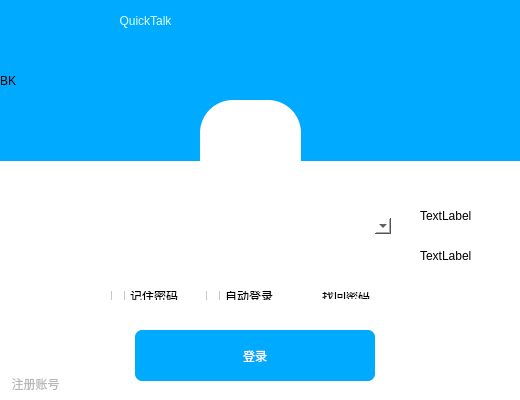
<?xml version="1.0" encoding="UTF-8"?>
<ui version="4.0">
 <class>Login</class>
 <widget class="QWidget" name="Login">
  <property name="geometry">
   <rect>
    <x>0</x>
    <y>0</y>
    <width>520</width>
    <height>400</height>
   </rect>
  </property>
  <property name="windowTitle">
   <string>Login</string>
  </property>
  <widget class="QWidget" name="widget" native="true">
   <property name="geometry">
    <rect>
     <x>0</x>
     <y>0</y>
     <width>520</width>
     <height>400</height>
    </rect>
   </property>
   <property name="styleSheet">
    <string notr="true">background-color: rgb(255, 255, 255)</string>
   </property>
   <widget class="QWidget" name="horizontalLayoutWidget">
    <property name="geometry">
     <rect>
      <x>100</x>
      <y>280</y>
      <width>301</width>
      <height>31</height>
     </rect>
    </property>
    <layout class="QHBoxLayout" name="horizontalLayout" stretch="0,0,0">
     <property name="spacing">
      <number>7</number>
     </property>
     <item>
      <widget class="QCheckBox" name="checkBox">
       <property name="styleSheet">
        <string notr="true"/>
       </property>
       <property name="text">
        <string>记住密码</string>
       </property>
      </widget>
     </item>
     <item>
      <widget class="QCheckBox" name="checkBox_2">
       <property name="text">
        <string>自动登录</string>
       </property>
      </widget>
     </item>
     <item>
      <widget class="QPushButton" name="pushButton">
       <property name="text">
        <string>找回密码</string>
       </property>
       <property name="flat">
        <bool>true</bool>
       </property>
      </widget>
     </item>
    </layout>
   </widget>
   <widget class="QPushButton" name="login">
    <property name="geometry">
     <rect>
      <x>135</x>
      <y>330</y>
      <width>240</width>
      <height>51</height>
     </rect>
    </property>
    <property name="styleSheet">
     <string notr="true">QPushButton{font: 18pt &quot;楷体_GB2312&quot;;background-color:rgb(0, 170, 255);border-radius: 7px; color: rgb(255, 255, 255);}
QPushButton:hover { background-color: rgb(0, 150, 255); }

</string>
    </property>
    <property name="text">
     <string>登录</string>
    </property>
    <property name="flat">
     <bool>false</bool>
    </property>
   </widget>
   <widget class="QPushButton" name="enroll">
    <property name="geometry">
     <rect>
      <x>0</x>
      <y>370</y>
      <width>71</width>
      <height>28</height>
     </rect>
    </property>
    <property name="styleSheet">
     <string notr="true">color: rgb(184, 184, 184);</string>
    </property>
    <property name="text">
     <string>注册账号</string>
    </property>
    <property name="flat">
     <bool>true</bool>
    </property>
   </widget>
   <widget class="QPushButton" name="QRcode">
    <property name="geometry">
     <rect>
      <x>480</x>
      <y>370</y>
      <width>31</width>
      <height>28</height>
     </rect>
    </property>
    <property name="text">
     <string/>
    </property>
    <property name="icon">
     <iconset resource="image.qrc">
      <normaloff>:/image/erweima.png</normaloff>:/image/erweima.png</iconset>
    </property>
    <property name="iconSize">
     <size>
      <width>30</width>
      <height>30</height>
     </size>
    </property>
    <property name="flat">
     <bool>true</bool>
    </property>
   </widget>
   <widget class="QLabel" name="label">
    <property name="geometry">
     <rect>
      <x>420</x>
      <y>200</y>
      <width>101</width>
      <height>31</height>
     </rect>
    </property>
    <property name="text">
     <string>TextLabel</string>
    </property>
   </widget>
   <widget class="QLabel" name="label_2">
    <property name="geometry">
     <rect>
      <x>420</x>
      <y>240</y>
      <width>101</width>
      <height>31</height>
     </rect>
    </property>
    <property name="text">
     <string>TextLabel</string>
    </property>
   </widget>
   <widget class="QWidget" name="widget_2" native="true">
    <property name="geometry">
     <rect>
      <x>0</x>
      <y>0</y>
      <width>531</width>
      <height>161</height>
     </rect>
    </property>
    <property name="autoFillBackground">
     <bool>false</bool>
    </property>
    <property name="styleSheet">
     <string notr="true">background-color:rgb(0, 170, 255 )</string>
    </property>
    <widget class="QPushButton" name="nameicon_3">
     <property name="enabled">
      <bool>false</bool>
     </property>
     <property name="geometry">
      <rect>
       <x>40</x>
       <y>0</y>
       <width>211</width>
       <height>41</height>
      </rect>
     </property>
     <property name="styleSheet">
      <string notr="true">color: rgb(225, 255, 255);
font: Bold 25pt &quot;Bradley Hand ITC&quot;;</string>
     </property>
     <property name="text">
      <string>QuickTalk</string>
     </property>
     <property name="flat">
      <bool>true</bool>
     </property>
    </widget>
    <widget class="QPushButton" name="close">
     <property name="geometry">
      <rect>
       <x>479</x>
       <y>0</y>
       <width>38</width>
       <height>38</height>
      </rect>
     </property>
     <property name="styleSheet">
      <string notr="true">QPushButton{background-color:transparent;font: 18pt &quot;楷体_GB2312&quot;;border-radius: 3px; color: rgb(255, 255, 255);}
QPushButton:hover { background-color: rgb(255, 100, 100); }</string>
     </property>
     <property name="text">
      <string/>
     </property>
     <property name="icon">
      <iconset resource="image.qrc">
       <normaloff>:/image/close.png</normaloff>:/image/close.png</iconset>
     </property>
     <property name="iconSize">
      <size>
       <width>30</width>
       <height>30</height>
      </size>
     </property>
     <property name="flat">
      <bool>false</bool>
     </property>
    </widget>
    <widget class="QPushButton" name="hide">
     <property name="geometry">
      <rect>
       <x>440</x>
       <y>0</y>
       <width>38</width>
       <height>38</height>
      </rect>
     </property>
     <property name="styleSheet">
      <string notr="true">QPushButton{background-color:transparent;font: 18pt &quot;楷体_GB2312&quot;;border-radius: 3px; color: rgb(255, 255, 255);}
QPushButton:hover { background-color: rgb(255, 100, 100); }</string>
     </property>
     <property name="text">
      <string/>
     </property>
     <property name="icon">
      <iconset resource="image.qrc">
       <normaloff>:/image/min.png</normaloff>:/image/min.png</iconset>
     </property>
     <property name="iconSize">
      <size>
       <width>30</width>
       <height>30</height>
      </size>
     </property>
     <property name="flat">
      <bool>true</bool>
     </property>
    </widget>
    <widget class="QLabel" name="labelBK">
     <property name="geometry">
      <rect>
       <x>0</x>
       <y>0</y>
       <width>521</width>
       <height>161</height>
      </rect>
     </property>
     <property name="text">
      <string>BK</string>
     </property>
    </widget>
    <widget class="QLabel" name="icon">
     <property name="geometry">
      <rect>
       <x>0</x>
       <y>0</y>
       <width>41</width>
       <height>41</height>
      </rect>
     </property>
     <property name="styleSheet">
      <string notr="true">background-color: rgba(0,0,0,0);</string>
     </property>
     <property name="text">
      <string/>
     </property>
     <property name="pixmap">
      <pixmap resource="image.qrc">:/image/iCON_White_transparent.png</pixmap>
     </property>
     <property name="scaledContents">
      <bool>true</bool>
     </property>
    </widget>
    <zorder>labelBK</zorder>
    <zorder>close</zorder>
    <zorder>hide</zorder>
    <zorder>nameicon_3</zorder>
    <zorder>icon</zorder>
   </widget>
   <widget class="QWidget" name="gridLayoutWidget">
    <property name="geometry">
     <rect>
      <x>100</x>
      <y>200</y>
      <width>302</width>
      <height>84</height>
     </rect>
    </property>
    <layout class="QGridLayout" name="gridLayout">
     <item row="1" column="0">
      <widget class="QPushButton" name="passwordicon">
       <property name="enabled">
        <bool>false</bool>
       </property>
       <property name="text">
        <string/>
       </property>
       <property name="icon">
        <iconset resource="image.qrc">
         <normaloff>:/image/lock.png</normaloff>:/image/lock.png</iconset>
       </property>
       <property name="flat">
        <bool>true</bool>
       </property>
      </widget>
     </item>
     <item row="0" column="0">
      <widget class="QPushButton" name="nameicon">
       <property name="enabled">
        <bool>false</bool>
       </property>
       <property name="text">
        <string/>
       </property>
       <property name="icon">
        <iconset resource="image.qrc">
         <normaloff>:/image/modify.png</normaloff>:/image/modify.png</iconset>
       </property>
       <property name="flat">
        <bool>true</bool>
       </property>
      </widget>
     </item>
     <item row="1" column="1">
      <widget class="QLineEdit" name="password">
       <property name="styleSheet">
        <string notr="true">background:transparent;border-width:0;border-style:outset</string>
       </property>
      </widget>
     </item>
     <item row="0" column="1">
      <widget class="QComboBox" name="name">
       <property name="styleSheet">
        <string notr="true">order-width:0;border-style:outset</string>
       </property>
       <property name="editable">
        <bool>true</bool>
       </property>
       <property name="iconSize">
        <size>
         <width>16</width>
         <height>16</height>
        </size>
       </property>
       <property name="duplicatesEnabled">
        <bool>false</bool>
       </property>
       <item>
        <property name="text">
         <string/>
        </property>
       </item>
      </widget>
     </item>
    </layout>
   </widget>
   <widget class="QLabel" name="label_3">
    <property name="geometry">
     <rect>
      <x>200</x>
      <y>100</y>
      <width>101</width>
      <height>91</height>
     </rect>
    </property>
    <property name="autoFillBackground">
     <bool>false</bool>
    </property>
    <property name="styleSheet">
     <string notr="true">border-width:0px;
border-radius:33px;
border-style:solid;
border-color: rgb(255, 255, 255);</string>
    </property>
    <property name="text">
     <string/>
    </property>
    <property name="pixmap">
     <pixmap resource="image.qrc">:/image/TOUXIANG.PNG</pixmap>
    </property>
    <property name="scaledContents">
     <bool>true</bool>
    </property>
   </widget>
   <zorder>widget_2</zorder>
   <zorder>horizontalLayoutWidget</zorder>
   <zorder>login</zorder>
   <zorder>enroll</zorder>
   <zorder>QRcode</zorder>
   <zorder>label</zorder>
   <zorder>label_2</zorder>
   <zorder>gridLayoutWidget</zorder>
   <zorder>label_3</zorder>
  </widget>
 </widget>
 <layoutdefault spacing="6" margin="11"/>
 <resources>
  <include location="image.qrc"/>
 </resources>
 <connections/>
</ui>
